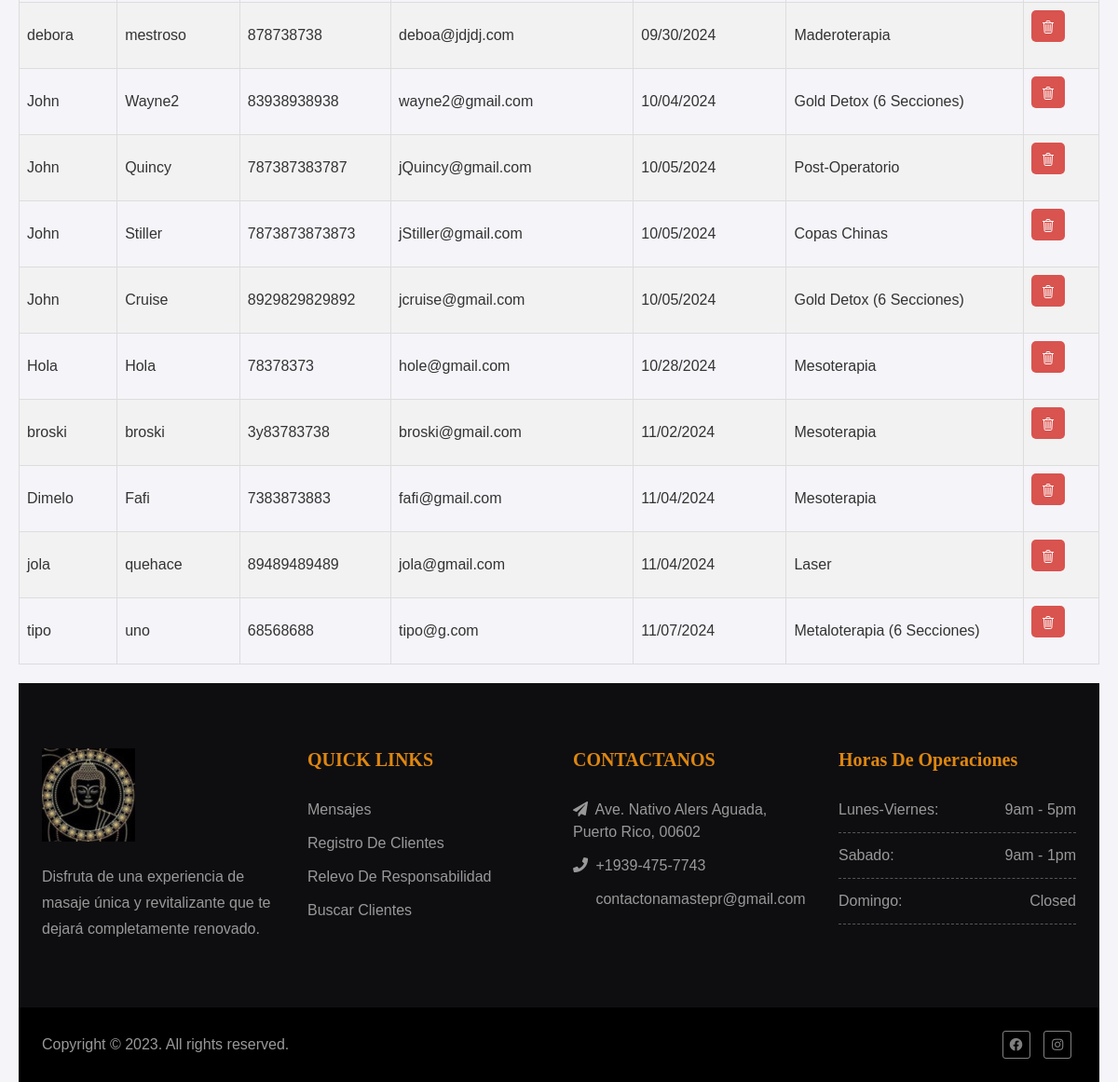
Before: /citas-solicitadas/ (signed in, lower part) with the older database file.
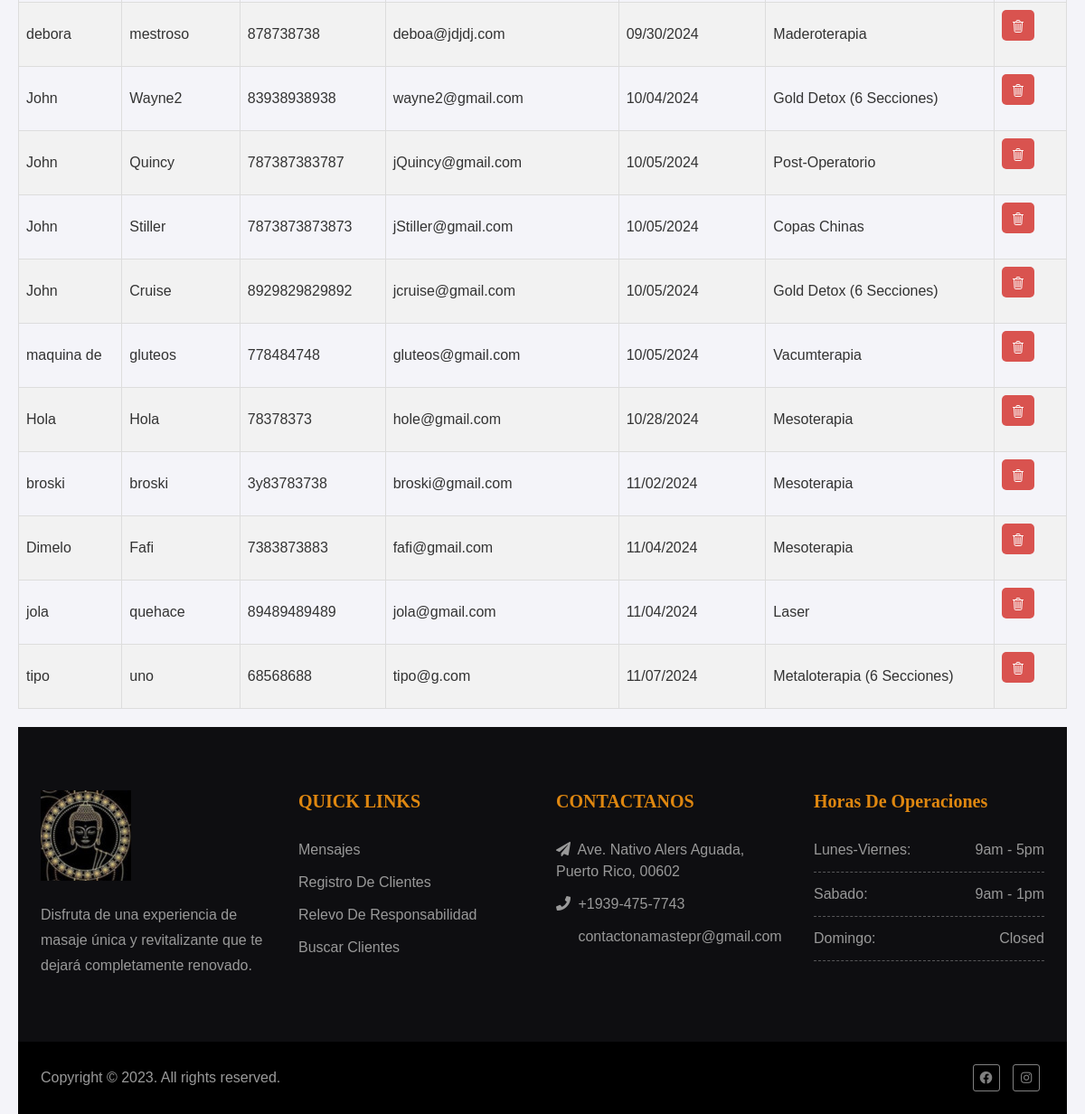
After: the same page with the newer database file.
### namaste_app/models.py (models this page shows)
class RequestAppointment(models.Model):
    first_name = models.CharField(max_length=50, null=False, blank=False)
    last_name = models.CharField(max_length=50, null=False, blank=False, default='')
    email_address = models.CharField(max_length=50, blank=False, default='')
    phone_number = models.CharField(max_length=50, blank=False, default='')
    address = models.CharField(max_length=50, blank=True, default='')
    zip = models.CharField(max_length=50, blank=True, default='')
    city = models.CharField(max_length=50, blank=True, default='')
    service = models.CharField(max_length=50, choices=ServiceType.choices, default='')
    date_requested = models.CharField(max_length=50, blank=False, default='')

### namaste_app/views.py (the view)
# urls.py: path("citas-solicitadas/", views.citas_solicitadas, name="citas-solicitadas"),
@login_required
def citas_solicitadas(request):
    context = {}
    try:
        requested_appointments = RequestAppointment.objects.order_by('date_requested')
        context['requested_appointments'] = requested_appointments
    except Exception as e:
        return f"Error fetching records: {str(e)}"
    return render(request, "citas-solicitadas.html", context)

### namaste_app/templates/citas-solicitadas.html (shortened to what this page needs)
{% extends "admin_base.html" %}{% block title %}Citas Solicitadas{% endblock %}
{% load widget_tweaks %}
{% block content %}
<table id="data-table">
    <tbody>
        {% for appointment in requested_appointments %}
        <tr>
            <td class="nombre">{{ appointment.first_name }}</td>
            <td class="apellido">{{ appointment.last_name }}</td>
            <td class="telefono">{{ appointment.phone_number }}</td>
            <td class="email">{{ appointment.email_address }}</td>
            <td class="fecha">{{ appointment.date_requested }}</td>
            <td class="servicio">{{ appointment.service }}</td>
            <td>
                <form method="post" action="{% url 'borrar_cita' appointment.id %}">
                    <button type="submit" class="delete-btn" name="delete-button">
                        <ion-icon name="trash-outline" aria-hidden="true"></ion-icon>
                    </button>
                </form>
            </td>
        </tr>
        {% endfor %}
    </tbody>
</table>
{% endblock %}

Changed rows visible on the page:
added RequestAppointment: first_name "maquina de", last_name "gluteos", phone_number "778484748", email_address "gluteos@gmail.com", date_requested "10/05/2024", service "Vacumterapia"
